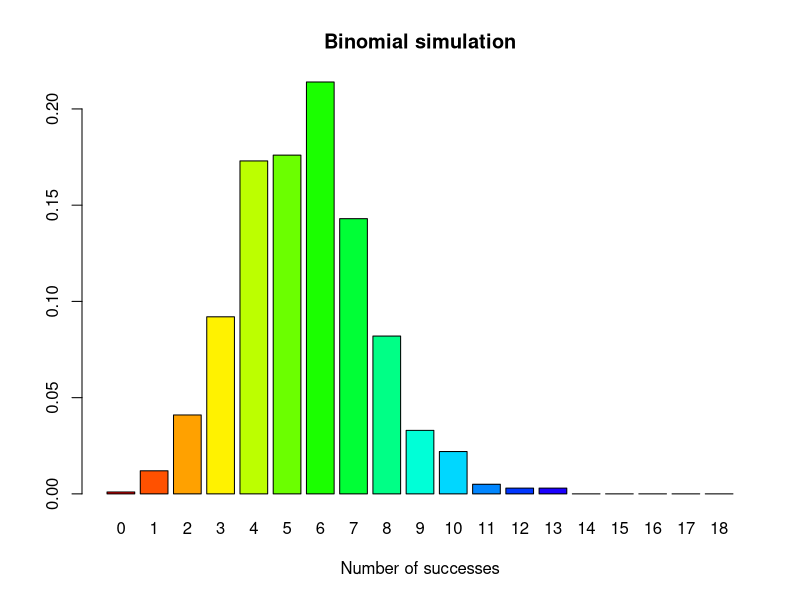
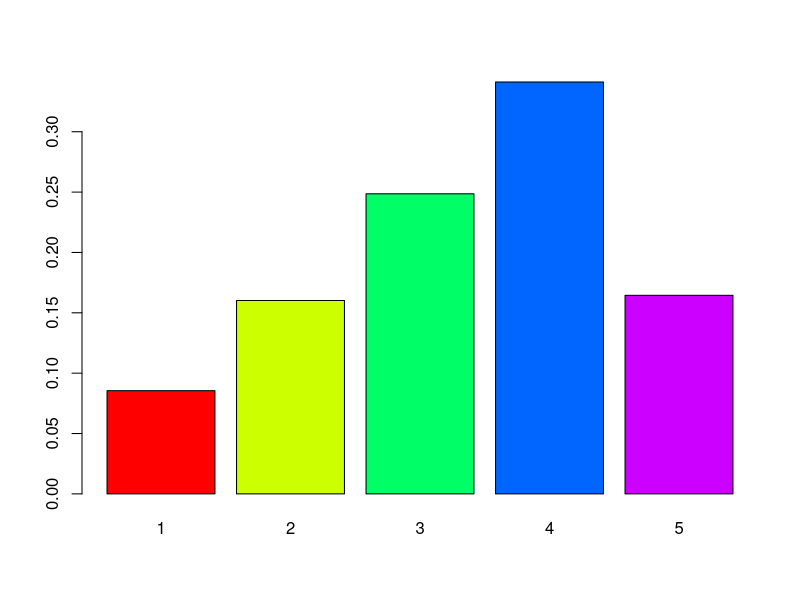
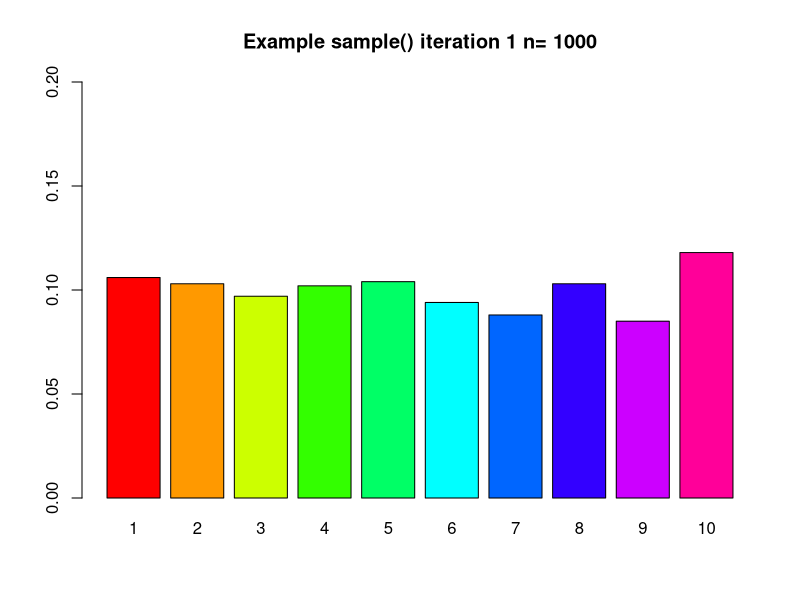
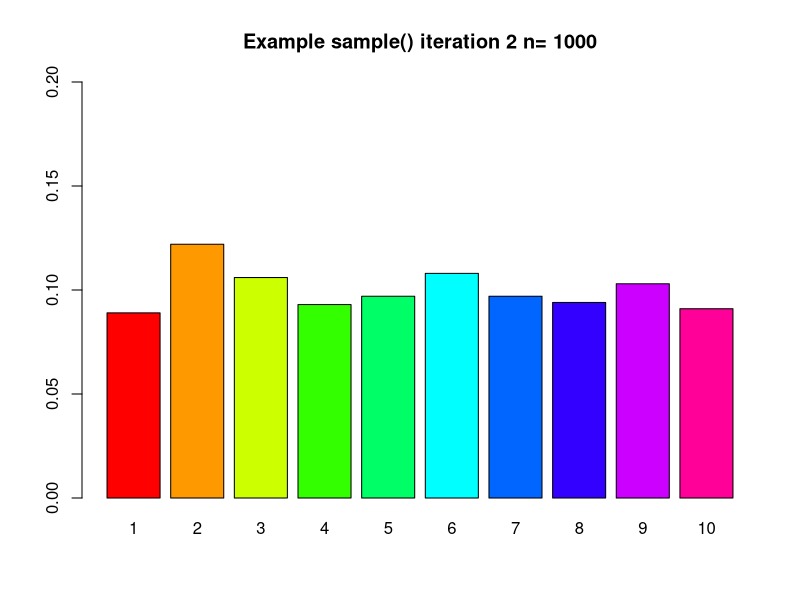
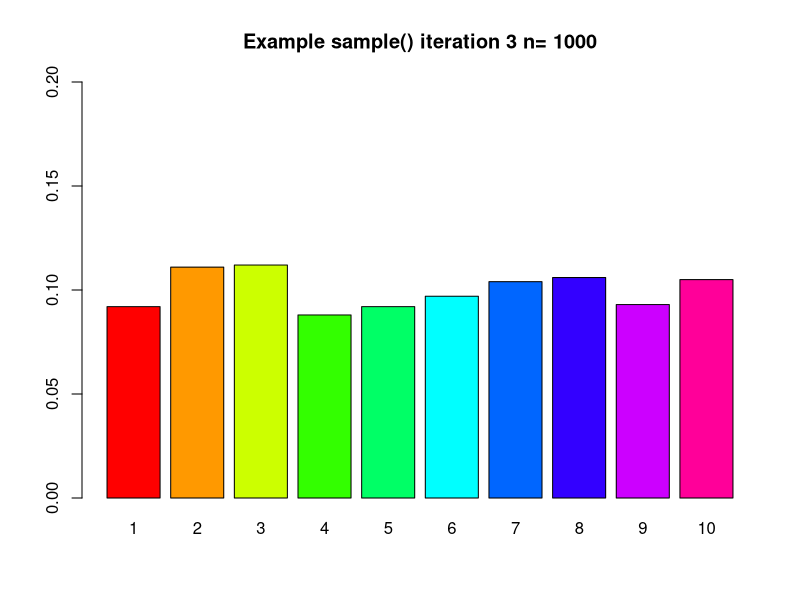
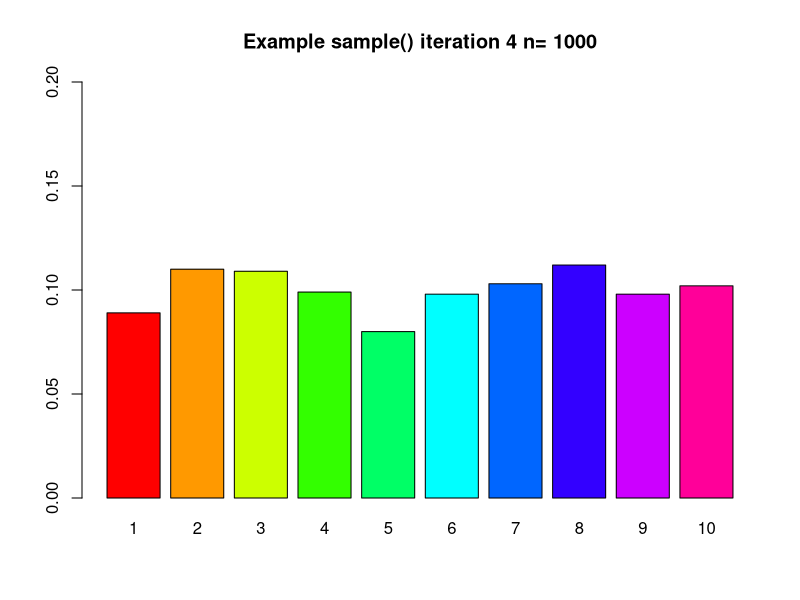
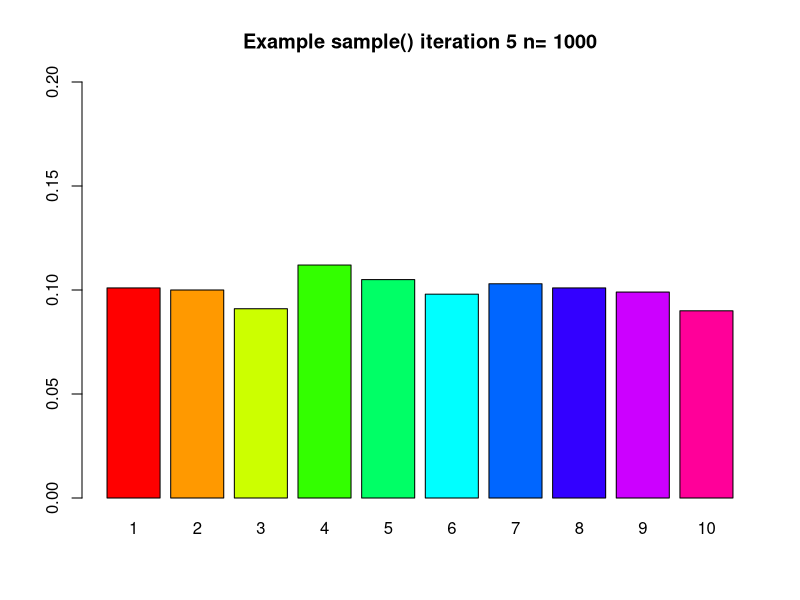
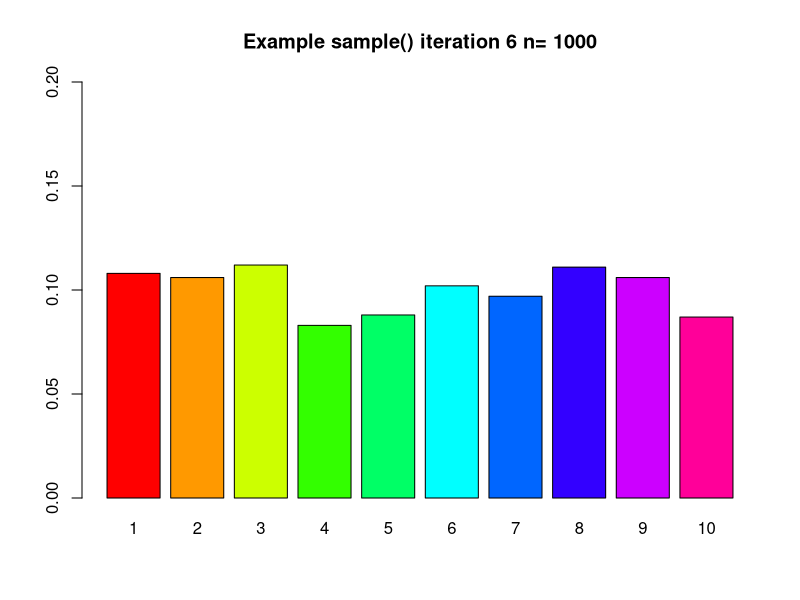

These figures' R source, in order:
#################
## Simulations ##
#################
#
########################
# Binomial Simulation  #
################################################################################
#
# Sample:
# c("H","T") Heads or Tails Binomial/Coin Flip Simulation
# prob is 1/2 for each and we set sample size to
# 10 coin flips
#
sample(c("H","T"),size=10,prob=c(1/2,1/2),replace=TRUE)
#
# 1 or 0 Binomial (or any variable), rest same as above.
#
sample(c(1,0),size=10,prob=c(1/2,1/2), replace=TRUE)
#
###############
# Multinomial #
################################################################################
#Boxes
n=5
# Creates a variable "B1" trhough "B5"
B=paste(rep("B",n),1:n,sep="")
# Prints this set to terminal
B
# Sample:
# size sets a sample size of B to be 20
# prob= c(1/5) for sample set of 5 All boxes (categories) equally likely
#
sample(B,size=20,prob=c(1/5,1/5,1/5,1/5,1/5),replace=TRUE)
################################################################################
#
######################
## mybin() function ##
################################################################################
#
# This is a binomial sampling function
#
# User inuputs:
#   -iter = iterations
#   -n    = sample size
#   -p    = probability
# set default values/replaced with scan()?
#
# Function name and inputs
mybin=function(iter=100,n=10, p=0.5){
###
  # Set Matrix "sam.mat" to be an empty matrix
  #   with the dimensions as the inputs where
  #   -Number of columns are iterations
  #   -Number of rows is 'n' sample size
  sam.mat=matrix(NA,nr=n,nc=iter, byrow=TRUE)
  #
  # Create and empty success vector
  succ=c()
  #
  # Iteration loop of function that samples 1 & 0 as
  #  success or failure, and logs them into the empty
  #  succ vector.
  for( i in 1:iter){
    # The matrix is filled by a sample of the vector c(1, 0) as success/failure
    # with a probability of p & 1-p.
    sam.mat[,i]=sample(c(1,0),n,replace=TRUE, prob=c(p,1-p))
    # As we define the 1 as a success, summing the matrix
    # will give the quantity of success as the 0's will not
    # change the summation.
    succ[i]=sum(sam.mat[,i])
  }
  # Create a table out of the "success" or succ vector
  succ.tab=table(factor(succ,levels=0:n))
  # Create a barplot to show the "success" vector divided by iterations
  barplot(succ.tab/(iter), col=rainbow(n+1), main="Binomial simulation", xlab="Number of successes")
  # Prints the data used for the bar plot success/iterations
  succ.tab/iter
}
# Call mybin()
#   input variations as desired
#
mybin(iter=1000,n=18, p=0.3)
################################################################################


#######################
## mymult() function ##
################################################################################
# This is a multinomial sampling function
#
# - Note: the probability is 1/4 for each outcome
#          as the program chooses 1:k where k = length(p)
#
# Function name and inputs
mymult=function(iter=100,n=10, p=c(1,1,1,1)/4){
###
  # Set Matrix "sam.mat" to be an empty matrix
  #   with the dimensions as the inputs where
  #   -Number of columns are iterations
  #   -Number of rows is 'n' sample size
  sam.mat=matrix(NA,nr=n,nc=iter, byrow=TRUE)
  # K, or the number of categories, is defined by the
  #   probability "p" within the user input
  k=length(p)
  #  Create "tab.mat" as an empty matrix to hold the frequencies in each sample
  tab.mat=matrix(NA,nr=k,nc=iter, byrow=TRUE)
  #
  # Iteration loop for sampling 1:k categories
  #   with "probability" prob = p
  for(i in 1:iter){
    # sampling and setting to "sam.mat"
    sam.mat[,i]=sample(1:k,n,replace=TRUE, prob=p)
    # Create a table and set the matrix "tab.mat" to be filled by this table
    tab.mat[,i]=table(factor(sam.mat[,i],levels=1:k))
  }
  # Summation of the frequency matrix
  freq=apply(tab.mat,1,sum)
  # Create Names for the categories 1:k
  names(freq)=1:k
  # Create a barplot to represent the frequency of 1:k samples being chosen
  barplot(freq/(n*iter),col=rainbow(k) )
  # print the frequency table
  tab.mat
}
# Call mymult()
#   input variations as desired
#
mymult(iter=1000,n=10,p=c(1,2,3,4,2)/12)
################################################################################
# Side note:
## R uses a number of built in distributions
## These all begin with r for random sampling
## Use ?distribution to see a more complete list
?rbinom
?rmultinom
?rpois
?rhyper
################################################################################
#
#
#########################
## mysample() function ##
################################################################################
# this is a sampling function the
#
#
mysample=function(n, iter=10,time=0.5){
  for( i in 1:iter){
    #make a sample
    s=sample(1:10,n,replace=TRUE)
    # turn the sample into a factor
    sf=factor(s,levels=1:10)
    #make a barplot
    barplot(table(sf)/n,beside=TRUE,col=rainbow(10),
            main=paste("Example sample()", " iteration ", i, " n= ", n,sep="") ,
            ylim=c(0,0.2)
    )

    #release the table
    Sys.sleep(time)
  }
}

mysample(n=1000, iter=30)

################################################################################
# Some examples of calculation
#4.25
dbinom(2,5,0.25)
dbinom(0:1,5,0.25)
pbinom(1,5,0.25)
#
#4.35
1-pbinom(8,15,1/5)
pbinom(2999,10000,1/5)
